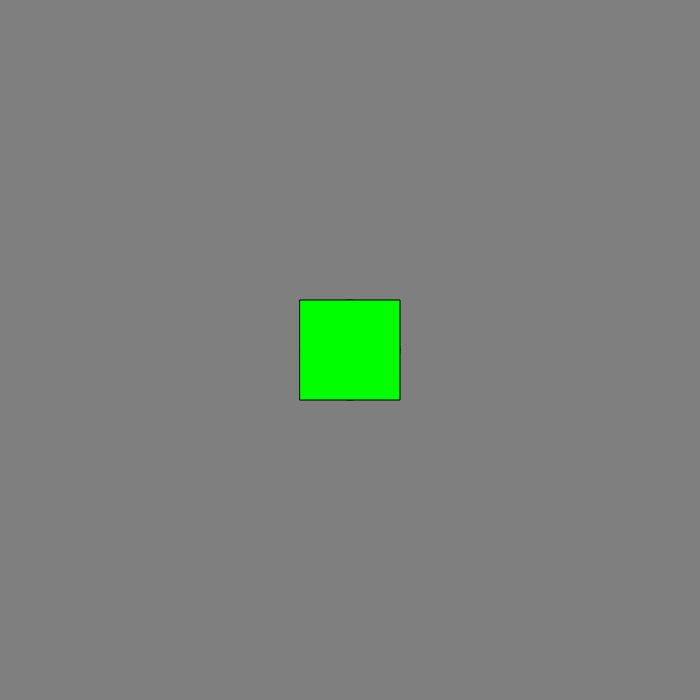
Frame 1 (no input)
Frame 60 (no input): identical to frame 1, image omitted
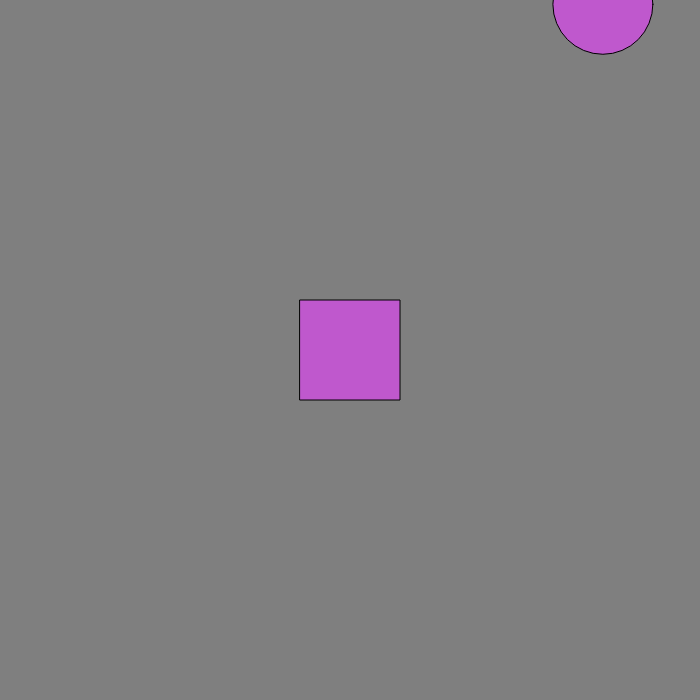
Frame 120 (the mouse pressed at the canvas centre since frame 60)

The p5.js sketch that drew these frames (run headless with seeded random() and noise() and a simulated clock; from frame 60 on, the mouse is pressed at the canvas centre):

// p5.js sketch
// ── sketch.js
/*
	<><><><><><><><><><><><><><><><><>
	<>	KEY PRESSES & CONDITIONALS	<>
	<>			by Ian Pokorny		<>
	<><><><><><><><><><><><><><><><><>
	* Click mouse to randomize fill color & ellipse movement speed
	* Press ENTER to stop/start ellipse movement
	* Press Directional Arrows to move rectangle
	* Press 'a' to fill white, 'A' to fill black
	* Press SHIFT + UP or SHIFT + DOWN to change rectangle size 
*/

//GLOBAL VARIABLE DECLARATION

//ellipse variables
let x = 0;
let y = 0;
let xMove = 0;
let yMove = 0;

//rectangle variables
let rectX = 0;
let rectY = 0;
let size = 100;

//fill color variables
let r = 0;
let g = 255;
let b = 0;

//Boolean to stop/start movement
let stop = false; // we could use a zero here instead

function setup()
{
	createCanvas(700, 700);
	rectMode(CENTER);
	
	//start both shapes at center of canvas
	x = width / 2;
	y = height / 2;
	rectX = width / 2;
	rectY = height / 2;
}

function draw()
{
	background(127);
	fill(r, g, b);
	ellipse(x, y, size, size);
	rect(rectX, rectY, size, size);
	
	if (!stop) //if stop boolean is false...
	{
		//move ellipse position
		x += xMove;
		y += yMove;
	}
	
	//if ellipse is outside of (or equal to) canvas bounds, flip movement direction
	if (x >= width || x <= 0)
	{
		xMove = -xMove;
	}
	
	if (y >= height || y <= 0)
	{
		yMove = -yMove;
	}
	
	//move rectangle position using directional arrows
	if (keyIsDown(LEFT_ARROW))
	{
		rectX--;
	}
	
	if (keyIsDown(RIGHT_ARROW))
	{
		rectX++;
	}
	
	//make sure only DOWN pressed, SHIFT key is NOT pressed
	if (keyIsDown(DOWN_ARROW) && !keyIsDown(SHIFT)) 
	{
		rectY++;
	}
	
	//make sure only UP pressed, SHIFT key is NOT pressed
	if (keyIsDown(UP_ARROW) && !keyIsDown(SHIFT))
	{
		rectY--;
	}
	
	//if SHIFT & UP ARROW pressed...
	if (keyIsDown(UP_ARROW) && keyIsDown(SHIFT))
	{
		size++; //increase rectangle size
	}
	
	//if SHIFT & DOWN ARROW pressed...
	if (keyIsDown(DOWN_ARROW) && keyIsDown(SHIFT))
	{
		size--; //decrease rectangle size
	}
	
}

function mousePressed()
{
	xMove = random(-10, 10);
	yMove = random(-10, 10);
	
	r = random(255);
	g = random(255);
	b = random(255);
}

function keyPressed()
{
	if (key === 'a') //if lower case 'a' key pressed...
	{
		r = 255;
		g = 255;
		b = 255;
	}
	
	if (key === 'A') //if upper case 'A' key pressed...
	{
		r = 0;
		g = 0;
		b = 0;
	}
	
	if (keyCode === ENTER) //if ENTER[RETURN] key pressed...
	{
		stop = !stop; //flip logic of "stop" boolean variable
		// ! is logical NOT operator, flips switch ON or OFF
		// if bool was false, it's now true, or vice-versa
	}
}
